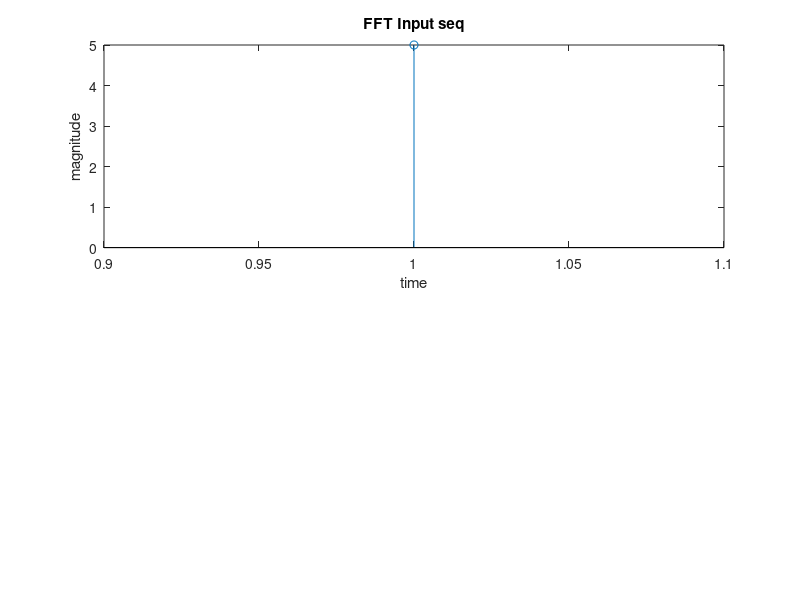

Source code (MATLAB): (Note: this script raises an error after producing the figure.)
clc;clear all ;close all;
N = input('Enter length of DFT: ');
x = input('Enter input sequence: ');
x = bitrevorder(x);
subplot(2,1,1);stem(x);xlabel('time');ylabel('magnitude');title('FFT Input seq');
e = log2(N);
for s = 1:e
    x = df(x,N,s);
end
subplot(2,1,2);stem(x);xlabel('time');ylabel('magnitude');title('FFT output seq')
